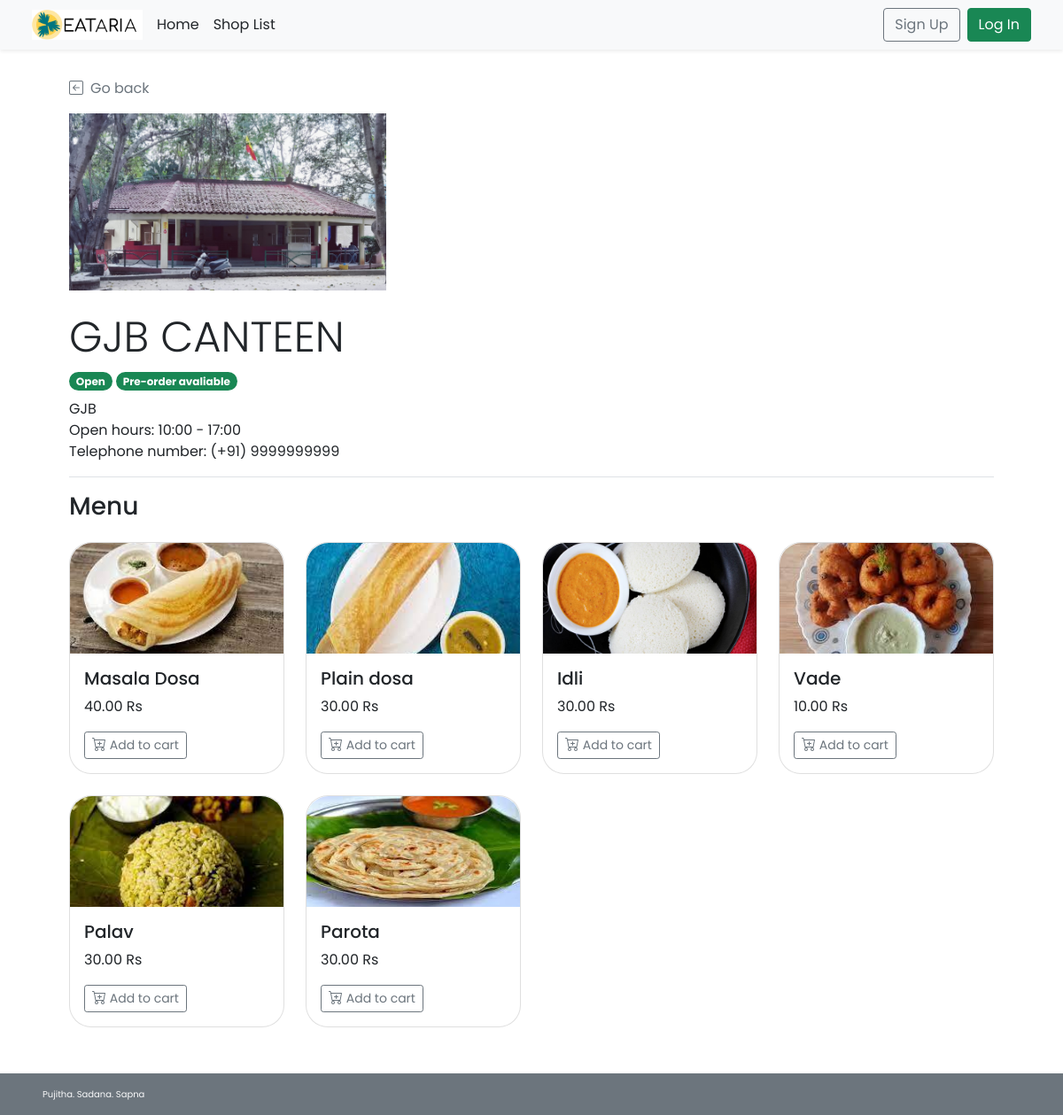
Page /shop_menu.php?s_id=1 on the committed database.
### tables this page shows
CREATE TABLE `shop` (
  `s_id` int(11) NOT NULL,
  `s_username` varchar(45) NOT NULL,
  `s_pwd` varchar(45) NOT NULL,
  `s_name` varchar(45) NOT NULL,
  `s_location` varchar(100) NOT NULL,
  `s_openhour` time NOT NULL,
  `s_closehour` time NOT NULL,
  `s_status` tinyint(4) NOT NULL DEFAULT 1 COMMENT 'shop ready for taking orders or not(1 for open, 0 for close)\r\n',
  `s_preorderstatus` tinyint(4) NOT NULL DEFAULT 1 COMMENT 'shop is ready for preorder or not',
  `s_email` varchar(45) NOT NULL,
  `s_phoneno` varchar(10) NOT NULL,
  `s_pic` text DEFAULT NULL
);

CREATE TABLE `food` (
  `f_id` int(11) NOT NULL,
  `s_id` int(11) NOT NULL,
  `f_name` varchar(100) NOT NULL,
  `f_price` decimal(6,2) NOT NULL,
  `f_todayavail` tinyint(4) NOT NULL DEFAULT 1 COMMENT 'Food is available to order or not\r\n',
  `f_preorderavail` tinyint(4) NOT NULL DEFAULT 1,
  `f_pic` text DEFAULT NULL
);

### shop_menu.php (the view, shortened to what this page needs)
<!DOCTYPE html>
<html lang="en">
<head>
    <?php
        include("conn_db.php");
        include('head.php');
    ?>
    <link href="css/main.css" rel="stylesheet">
    <link href="css/menu.css" rel="stylesheet">
</head>
<body class="d-flex flex-column h-100">
    <?php include('nav_header.php')?>
    <?php
        $s_id = $_GET["s_id"];
        $query = "SELECT s_name,s_location,s_openhour,s_closehour,s_status,s_preorderstatus,s_phoneno,s_pic
        FROM shop WHERE s_id = {$s_id} LIMIT 0,1";
        $result = $mysqli -> query($query);
        $shop_row = $result -> fetch_array();
    ?>
    <div class="container px-5 py-4" id="shop-body">
        <a class="nav nav-item text-decoration-none text-muted mb-3" href="#" onclick="history.back();">
            <i class="bi bi-arrow-left-square me-2"></i>Go back
        </a>
        <div class="mb-3 text-wrap" id="shop-header">
            <div class=" mb-4" id="shop-img" style="
                    background: url(
                        <?php
                            if(is_null($shop_row["s_pic"])){echo "'img/default.png'";}
                            else{echo "'img/{$shop_row['s_pic']}'";}
                        ?>
                    ) center; height: 200px;
                    background-size: contain; background-repeat: no-repeat;
                    background-position: left;">
            </div>
            <h1 class="display-5 strong"><?php echo $shop_row["s_name"];?></h1>
            <ul class="list-unstyled">
                <li class="my-2">
                    <?php
                        $now = date('H:i:s');
                        if((($now < $shop_row["s_openhour"])||($now > $shop_row["s_closehour"]))||($shop_row["s_status"]==0)){
                    ?>
                    <span class="badge rounded-pill bg-danger">Closed</span>
                    <?php }else{ ?>
                    <span class="badge rounded-pill bg-success">Open</span>
                    <?php }
                        if($shop_row["s_preorderstatus"]==1){
                    ?>
                    <span class="badge rounded-pill bg-success">Pre-order avaliable</span>
                    <?php }else{ ?>
                    <span class="badge rounded-pill bg-danger">Pre-order Unavaliable</span>
                    <?php } ?>
                </li>
                <li class=""><?php echo $shop_row["s_location"];?></li>
                <li class="">Open hours:
                    <?php
                        $open = explode(":",$shop_row["s_openhour"]);
                        $close = explode(":",$shop_row["s_closehour"]);
                        echo $open[0].":".$open[1]." - ".$close[0].":".$close[1];
                    ?>
                </li>
                <li class="">Telephone number: <?php echo "(+91) ".$shop_row["s_phoneno"];?></li>
            </ul>
        </div>
        <h3 class="border-top py-3 mt-2">Menu</h3>
        <div class="row row-cols-1 row-cols-md-2 row-cols-lg-4 align-items-stretch mb-1">
        <?php
            $query = "SELECT * FROM food WHERE s_id = {$s_id} AND NOT(f_todayavail  = 0 AND f_preorderavail = 0)";
            $result = $mysqli -> query($query);
            if($result ->num_rows > 0){
                while($food_row = $result->fetch_array()){
        ?>
            <div class="col">
                <div class="card rounded-25 mb-4">
                    <a href="food_item.php?<?php echo "s_id=".$food_row["s_id"]."&f_id=".$food_row["f_id"]?>" class="text-decoration-none text-dark">
                        <div class="card-img-top">
                            <img
                                <?php
                                if(is_null($food_row["f_pic"])){echo "src='img/default.png'";}
                                else{echo "src=\"img/{$food_row['f_pic']}\"";}
                                ?>
                                style="width:100%; height:125px; object-fit:cover;"
                                class="img-fluid" alt="<?php echo $food_row["f_name"]?>">
                        </div>
                        <div class="card-body">
                            <h5 class="card-title fs-5"><?php echo $food_row["f_name"]?></h5>
                            <p class="card-text"><?php echo $food_row["f_price"]?> Rs</p>
                            <a href="food_item.php?<?php echo "s_id=".$food_row["s_id"]."&f_id=".$food_row["f_id"]?>" class="btn btn-sm mt-3 btn-outline-secondary">
                                 Add to cart
                            </a>
                        </div>
                    </a>
                </div>
            </div>
            <?php
                    }
                }
            ?>
        </div>
    </div>
    <footer
    class="footer d-flex flex-wrap justify-content-between align-items-center px-5 py-3 mt-auto bg-secondary text-light">
        <span class="xsmall-font">Pujitha. Sadana. Sapna</span></span>
    </footer>
</body>
</html>

### css/main.css (style rules this page uses)
html { height: 100%; }
body { height: 100%; padding-top: 4rem; margin-bottom: -50px; font-family: 'Poppins', 'Noto Sans Thai', sans-serif; }
a { cursor: pointer; }
.bi { vertical-align: -.125em; fill: currentColor; }
.xsmall-font { font-size: x-small; }
.rounded-25 { border-radius: 25px; }

### css/menu.css (style rules this page uses)
html, body { height: 100%; }
.card img { width: 100%; border-radius: 25px 25px 0px 0px; }

### rows in the picture
shop: s_pic (picture), s_name "GJB CANTEEN", s_location "GJB", s_openhour "10", s_openhour "00", s_closehour "17", s_closehour "00", s_phoneno "9999999999"
food: f_pic (picture), f_name "Masala Dosa", f_price "40.00"
food: f_pic (picture), f_name "Plain dosa", f_price "30.00"
food: f_pic (picture), f_name "Idli", f_price "30.00"
food: f_pic (picture), f_name "Vade", f_price "10.00"
food: f_pic (picture), f_name "Palav", f_price "30.00"
food: f_pic (picture), f_name "Parota", f_price "30.00"
